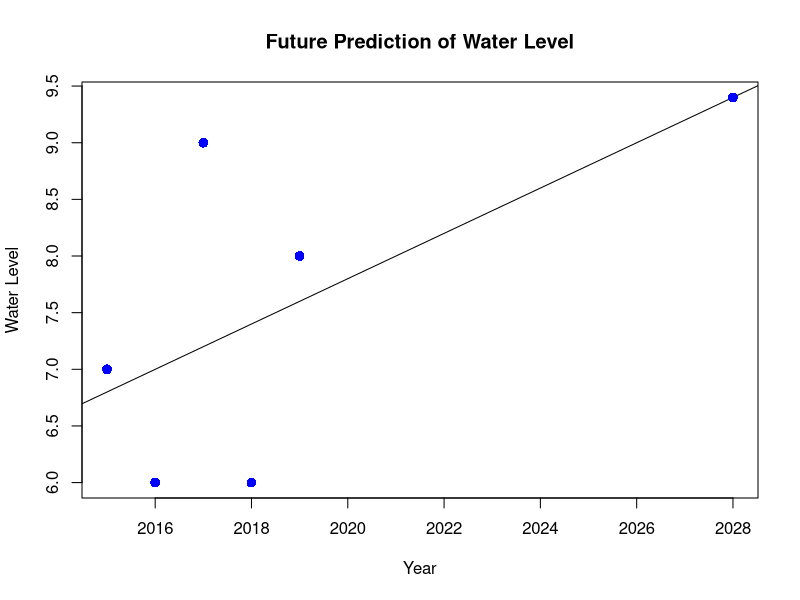

Source code (R):
v <- c(7,6,9,6,8)
y<-c(2015,2016,2017,2018,2019)
png(file="temp.png")
relation<-lm(v~y)
a<-data.frame(y=2028)
result<-predict(relation,a)
v1<-c(v,result)
y1<-c(y,2028)
plot(y1,v1,col = "blue",main = "Future Prediction of Water Level",
abline(lm(v1~y1)),cex = 1.3,pch = 16,xlab = "Year",ylab = "Water Level")
dev.off()